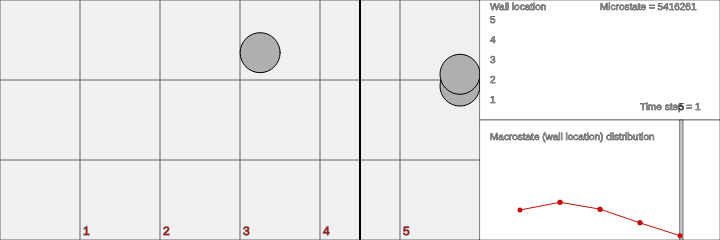
Frame 1 (no input)
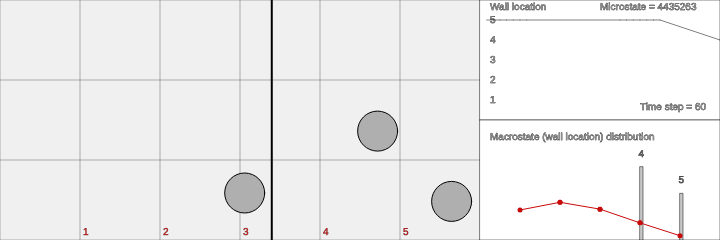
Frame 60 (no input)
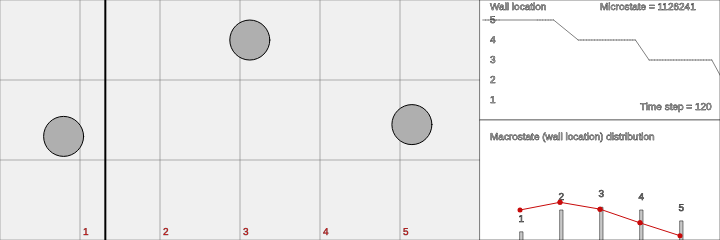
Frame 120 (the mouse pressed at the canvas centre since frame 60)

The p5.js sketch that drew these frames (run headless with seeded random() and noise() and a simulated clock; from frame 60 on, the mouse is pressed at the canvas centre):

// p5.js sketch
// ── sketch.js
let balls = [];
let ball_l = 80;//the diameter of balls
let wall; 
var counter = 0;  //clock
var timeSteps = []; //time step array
var wallPositions = []; //wall position array 
var microstate ='';

//data visualization interface
let Height = 240; //the size of the universe
let Width = 480;
var timeseriesWidth = Width/2; //the width of "time series box"
var timeseriesHeight = Height/2;//the height of "time series box"
var timeseriesUpperLeftX = Width; //the x value of the upper left corner of "time series box"
var timeseriesUpperLeftY = 0;  //the y value of the upper left corner of "time series box"


var histogramWidth = Width/2; //the width of "histogram box"
var histogramHeight = Height/2;//the height of "histogram box"
var histogramUpperLeftX = Width; //the x value of the upper left corner of "histogram box"
var histogramUpperLeftY = Height/2;  //the y value of the upper left corner of "histogram box"


function setup() {
  createCanvas(Width+timeseriesWidth, Height);
  wall = new Wall(width/2);//palce a bar at the middle 
  
  //for (let i = 0; i < 3; i++) {
  //  balls[i] = new Ball(random(width), random(height),random(10),random(10),10);
  //}
  let speed=3;
  balls[0] = new Ball(random(width/2), random(height),speed,speed,ball_l/4);
  balls[1] = new Ball(random(width/2,width), random(height),speed,speed,ball_l/4);
  balls[2] = new Ball(random(width/2,width), random(height),speed,speed,ball_l/4);
  
}

function draw() {
  
  background(240);
  counter+=1;
  
  //plot background lattice 
  stroke(100); 
  for (let x=0; x < Width/ball_l; x++){
    line(x*ball_l,0,x*ball_l,height);
    fill(200,10,10);
    if (x>0) {text(str(x),x*ball_l+3,height-5);}
  }
  for (let y=0; y<= height/ball_l; y++){
    line(0,y*ball_l,Width,y*ball_l);
  }
  

  wall.run();
  
  for (let i = 0; i < balls.length; i++) {
    balls[i].run();
  }
  
  //collision between particles
  for (let i=0; i < balls.length; i++){
    for (let j=i+1; j< balls.length; j++){
      let d = p5.Vector.sub(balls[j].pos, balls[i].pos);
      let dis = d.mag();
      if (dis < (balls[i].r+balls[j].r)){//balls have contact so push back  
        //https://channel9.msdn.com/Series/Sketchbooktutorial/Simple-Collision-Detection-and-Response
        let normal = d.div(dis);
        let midpoint = p5.Vector.add(balls[i].pos, balls[j].pos).div(2);
        balls[i].pos = p5.Vector.sub(midpoint,p5.Vector.mult(normal,balls[i].r));
        balls[j].pos = p5.Vector.add(midpoint,p5.Vector.mult(normal,balls[j].r));
        let scale = p5.Vector.sub(balls[i].vel, balls[j].vel).dot(normal);
        let dv = p5.Vector.mult(normal,scale);
        balls[i].vel.sub(dv);
        balls[j].vel.add(dv);
      }
    }
  }
  
  // collision between particles and the bar
  for (let i=0; i< balls.length; i++){
    let dx = wall.x - balls[i].pos.x;
    if (abs(dx) < balls[i].r){//contact so push back
      let normal;
      if (dx > 0){normal = 1;} else {normal=-1;}
      let midpoint = (balls[i].pos.x + normal*balls[i].r+wall.x)/2;
      balls[i].pos.x = midpoint - normal*balls[i].r;
      wall.x = midpoint;
      //exchange velocity
      let pvx = balls[i].vel.x;
      let bvx = wall.vx;
      balls[i].vel.x = bvx;
      wall.vx = pvx;
    }  
  }
  
  //calculate total energy
  /*
  float E=0;
  for (int i=0; i<ps.length; i++){
    E += sq(ps[i].velocity.mag())/2;
  }
  E += sq(bar.velocity);
  */

  // encoding the microstates of system
  
  if (wall.x >= 0.5*ball_l & wall.x < 5.5*ball_l) {//legit wall area
      
    // discrete expression of ball position
    let xbar = round(wall.x/ball_l);
    let x1 = ceil(balls[0].pos.x/ball_l);
    let y1 = ceil(balls[0].pos.y/ball_l);
    let x2 = ceil(balls[1].pos.x/ball_l);
    let y2 = ceil(balls[1].pos.y/ball_l);
    let x3 = ceil(balls[2].pos.x/ball_l);
    let y3 = ceil(balls[2].pos.y/ball_l);
    
    
    //legit system state
    if (x1<=xbar & x2>=xbar & x3>=xbar & str(x2)+str(y2)!=str(x3)+str(y3)){
      
    microstate = str(xbar)+str(x1)+str(y1)+str(x2)+str(y2)+str(x3)+str(y3);
    //add a new data point (wall position) to time series
    timeSteps.push(counter);
    wallPositions.push(round(wall.x/ball_l));    
    }

  }
  
  
//-------------------time series box-------------------
  
  fill(255);
  strokeWeight(0.5);
  rect(timeseriesUpperLeftX,timeseriesUpperLeftY,timeseriesWidth,timeseriesHeight);
  fill(150);
  textSize(10);
  text("Time step = "+counter,timeseriesUpperLeftX+timeseriesWidth-80,timeseriesUpperLeftY+timeseriesHeight-10);//print time step
  text("Microstate = "+microstate, timeseriesUpperLeftX+timeseriesWidth/2, timeseriesUpperLeftY+10);//print microstate

  text("Wall location",timeseriesUpperLeftX+10,timeseriesUpperLeftY+10);
  for (let i=0; i<5; i++){
    text(str(i+1),timeseriesUpperLeftX+10,timeseriesHeight*(1-i/5)*5/6+3);
  }
  
  //obtain rescaled timeSteps and WallPositions for plotting
  var rescaledTimeSteps = [];
  var rescaledWallPositions = [];

  for (let i=0; i<timeSteps.length; i++){
    rescaledTimeSteps[i] = timeseriesUpperLeftX + timeseriesWidth * timeSteps[i]/timeSteps.length;
    let h = map(wallPositions[i], 1, 5, timeseriesHeight/6.0, 5*timeseriesHeight/6.0);
    rescaledWallPositions[i] = timeseriesUpperLeftY + timeseriesHeight - h; // inverse y direction
  }
  
  //draw lines connecting time points 
  if (rescaledTimeSteps.length>1){
    for (let i=0;i<rescaledTimeSteps.length-1; i++){
      let x1 = rescaledTimeSteps[i];
      let x2 = rescaledTimeSteps[i+1];
      let y1 = rescaledWallPositions[i];
      let y2 = rescaledWallPositions[i+1];
      strokeWeight(0.5);
      fill(100,100);
      //stroke(0, 35, 102,100);
      line(x1,y1,x2,y2);
      fill(200);
    }
  }
  
  
//-------------------histogram-------------------
  fill(255);
  rect(histogramUpperLeftX,histogramUpperLeftY,histogramWidth,histogramHeight);
  fill(150);
  text("Macrostate (wall location) distribution",histogramUpperLeftX+10,histogramUpperLeftY+20);
  
 
  //plot bars
  let histData = []; 
  for (let i=0;i<wallPositions.length; i++){ //the ith element belongs to the wallPositions[i] bin
  histData[wallPositions[i]-1]=0;
  }
  for (let i=0;i<wallPositions.length; i++){ //the ith element belongs to the wallPositions[i] bin
    
    histData[wallPositions[i]-1]+=1; //wallPositions[i] belongs to [1,5] but histData index starts from 0

  }
  for (let i=0;i<6;i++){
    let j=i+1;
    let h = histogramUpperLeftY * histData[i]/float(wallPositions.length);//probability
    fill(100);
    text(str(i+1),histogramUpperLeftX+j*histogramWidth/6-1.5, histogramUpperLeftY+histogramHeight-h-10)
    fill(200);
    rect(histogramUpperLeftX+j*histogramWidth/6, histogramUpperLeftY+histogramHeight-h, 3, h);
  }
  
  // plot theoretical curve
  let xs = [];
  let ys = [];
  let sumY = 0;
  for (let i=0;i<5; i++){
    let j=i+1;
    let y = 3*j*3*(6-j)*(3*(6-j)-1); // non finite-size effct 
    xs[i]=j;
    ys[i]=y;
    sumY+=y;
  }
  
  for (let i=0;i<5-1; i++){
    let x1 = map(xs[i],  0, 6, histogramUpperLeftX, histogramUpperLeftX+histogramWidth); //to reserve the empty spaces at the two sides 
    let x2 = map(xs[i+1],0, 6, histogramUpperLeftX, histogramUpperLeftX+histogramWidth); // we do not use ball_l, 5*ball_l as boundaries
    let y1 = map(1-ys[i]/sumY, 0, 1,  histogramUpperLeftY, histogramUpperLeftY+histogramHeight);
    let y2 = map(1-ys[i+1]/sumY,0,1,  histogramUpperLeftY, histogramUpperLeftY+histogramHeight);    
    
    strokeWeight(1);
    stroke(200,10,10);
    line(x1,y1,x2,y2);
    strokeWeight(5);
    
    point(x1,y1);
    point(x2,y2);
    stroke(100,100);
    strokeWeight(0.5);
  }    
  
  
  

}
  
class Ball {
  
  constructor(_x,_y, _vx,_vy, _r) {
    this.pos = createVector(_x, _y);
    this.vel = createVector(_vx, _vy);
    this.r = _r
  }
 
 update(){
    this.pos.add(this.vel);
  }

 checkBorder() { // bounce back when the ball hits the border
    if (this.pos.x < this.r) {this.pos.x = this.r; this.vel.x *= -1;} //left
    if (this.pos.x > Width-this.r){ this.pos.x = Width-this.r; this.vel.x *= -1; }  //right     
    if (this.pos.y < this.r){this.pos.y = this.r; this.vel.y *= -1;} //upper
    if (this.pos.y > height-this.r){this.pos.y = height-this.r; this.vel.y *= -1;} //lower
  }
 
 display() {
    stroke(0);
    fill(175);
    ellipse(this.pos.x,this.pos.y,this.r*2,this.r*2);
  }
  
   run() {
    this.update();
    this.checkBorder();
    this.display();
  }
}


class Wall {
  
  constructor(_x) {
    this.x = _x;
    this.vx = 0;
  }
  
  run() {
    this.update();
    this.display();
  }
 
  update() {
    this.x += this.vx;
  }
  
  display() {
    stroke(0);
    strokeWeight(2);
    line(this.x,0,this.x,height);
    strokeWeight(1);
  }
  
}
